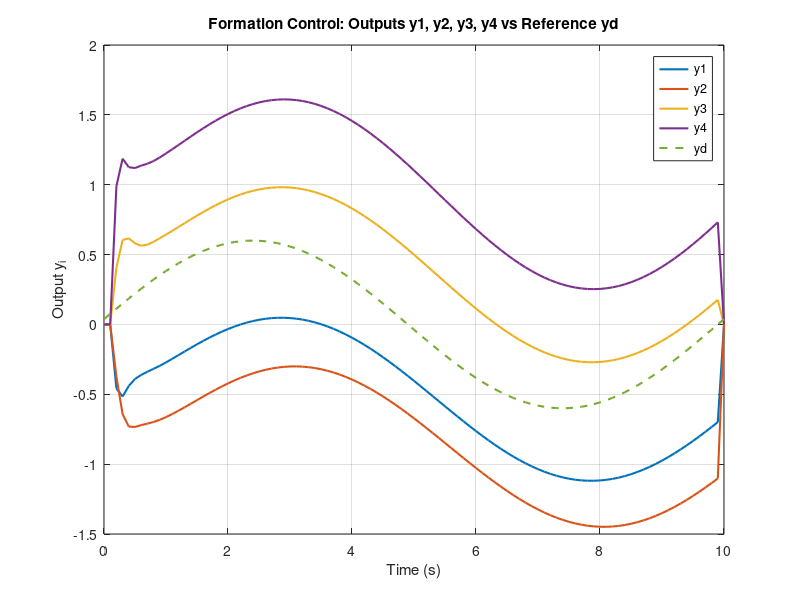

Write MATLAB code to recreate this figure.
clc; clear; close all;

% Parameters tuned for formation control
rho = 40;       % MFA adaptation speed (faster convergence)
eta = 2;        % Phi adaptation speed (faster phi estimation)
lamda = 300;    % MFA regularization (less restrictive)
mu = 80.5;      % Phi update regularization (unchanged)
epsilon = 1e-5; % Stability threshold (unchanged)
alpha = 0.5;    % Integral gain (unchanged)
T = 0.1;        % Sampling time (unchanged)
gamma1 = 0.07;  % Increased SMC weight
gamma2 = 0.07;
gamma3 = 0.1;
gamma4 = 0.1;
beta = 15;      % Stronger SMC gain
sigma = 95;     % SMC regularization (unchanged)
tau = 1e-4;     % Slightly increased for smoother control
nena = 1e-5;    % Unchanged
rT = 1024;      % Unchanged
L = 900;        % Unchanged
m = 100;        % Simulation steps
n = 700;        % Input scaling


% Time vector for plotting
k = 1:m;
t = (k-1) * T;

% Initialize arrays
phi1 = zeros(m+1, 1); phi2 = zeros(m+1, 1); phi3 = zeros(m+1, 1); phi4 = zeros(m+1, 1);
mfa1 = zeros(m+1, 1); mfa2 = zeros(m+1, 1); mfa3 = zeros(m+1, 1); mfa4 = zeros(m+1, 1);
sm1 = zeros(m, 1); sm2 = zeros(m, 1); sm3 = zeros(m, 1); sm4 = zeros(m, 1);
y1 = zeros(m+1, 1); y2 = zeros(m+1, 1); y3 = zeros(m+1, 1); y4 = zeros(m+1, 1);
u1 = zeros(m, 1); u2 = zeros(m, 1); u3 = zeros(m, 1); u4 = zeros(m, 1);
xi1 = zeros(m, 1); xi2 = zeros(m, 1); xi3 = zeros(m, 1); xi4 = zeros(m, 1);
v1 = zeros(m, 1); v2 = zeros(m, 1); v3 = zeros(m, 1); v4 = zeros(m, 1);
s1 = zeros(m, 1); s2 = zeros(m, 1); s3 = zeros(m, 1); s4 = zeros(m, 1);
omega1 = zeros(m, 1); omega2 = zeros(m, 1); omega3 = zeros(m, 1); omega4 = zeros(m, 1);
yd = zeros(m+1, 1);

% Desired signal (Reference trajectory) y0(k)
% for k = 1:m+1
%     yd(k) = 0.5 * sin(k * pi / 25) + 0.2 * cos(k * pi / 10);
% end
for k = 1:m+1
    yd(k) = 0.6 * sin(k * pi / 50);
end


% Main Loop
for k = 1:m-1 % Loop to m-1 to avoid index out of bounds
    % Phi updates
    if k == 1
        phi1(k) = 0.5; phi2(k) = 0.5; phi3(k) = 0.5; phi4(k) = 0.5;
    elseif k == 2
        phi1(k) = phi1(k-1) + (eta * u1(k-1) / (mu + u1(k-1)^2)) * (y1(k) - phi1(k-1)*u1(k-1));
        phi2(k) = phi2(k-1) + (eta * u2(k-1) / (mu + u2(k-1)^2)) * (y2(k) - phi2(k-1)*u2(k-1));
        phi3(k) = phi3(k-1) + (eta * u3(k-1) / (mu + u3(k-1)^2)) * (y3(k) - phi3(k-1)*u3(k-1));
        phi4(k) = phi4(k-1) + (eta * u4(k-1) / (mu + u4(k-1)^2)) * (y4(k) - phi4(k-1)*u4(k-1));
    else
        phi1(k) = phi1(k-1) + (eta * (u1(k-1) - u1(k-2)) / (mu + (u1(k-1) - u1(k-2))^2)) * (y1(k) - y1(k-1) - phi1(k-1) * (u1(k-1) - u1(k-2)));
        phi2(k) = phi2(k-1) + (eta * (u2(k-1) - u2(k-2)) / (mu + (u2(k-1) - u2(k-2))^2)) * (y2(k) - y2(k-1) - phi2(k-1) * (u2(k-1) - u2(k-2)));
        phi3(k) = phi3(k-1) + (eta * (u3(k-1) - u3(k-2)) / (mu + (u3(k-1) - u3(k-2))^2)) * (y3(k) - y3(k-1) - phi3(k-1) * (u3(k-1) - u3(k-2)));
        phi4(k) = phi4(k-1) + (eta * (u4(k-1) - u4(k-2)) / (mu + (u4(k-1) - u4(k-2))^2)) * (y4(k) - y4(k-1) - phi4(k-1) * (u4(k-1) - u4(k-2)));
    end

    % Stability protection
    if k > 2 && (abs(phi1(k)) <= epsilon || abs(u1(k-1) - u1(k-2)) <= epsilon || sign(phi1(k)) ~= sign(phi1(1)))
        phi1(k) = phi1(1);
    end
    if k > 2 && (abs(phi2(k)) <= epsilon || abs(u2(k-1) - u2(k-2)) <= epsilon || sign(phi2(k)) ~= sign(phi2(1)))
        phi2(k) = phi2(1);
    end
    if k > 2 && (abs(phi3(k)) <= epsilon || abs(u3(k-1) - u3(k-2)) <= epsilon || sign(phi3(k)) ~= sign(phi3(1)))
        phi3(k) = phi3(1);
    end
    if k > 2 && (abs(phi4(k)) <= epsilon || abs(u4(k-1) - u4(k-2)) <= epsilon || sign(phi4(k)) ~= sign(phi4(1)))
        phi4(k) = phi4(1);
    end

 

    v1(k) = 2 + 0.1 * sin(k * pi / 50);   % Top agent (above leader)
    v2(k) = 1.6 + 0.1 * sin(k * pi / 50);  % Slightly above leader
    v3(k) = -1.6 - 0.1 * sin(k * pi / 50); % Slightly below leader
    v4(k) = -2 - 0.1 * sin(k * pi / 50);  % Bottom agent (below leader)
    
    
    % Error dynamics
    xi1(k) = yd(k) - 2*y1(k) + y4(k) - v1(k);
    xi2(k) = y1(k) - 2*y2(k) + y3(k) - v2(k);
    xi3(k) = y2(k) + yd(k) - 2*y3(k) - v3(k);
    xi4(k) = y1(k) + y3(k) - 2*y4(k) - v4(k);

    if k == 1
        integral_xi1 = 0;
        integral_xi2 = 0;
        integral_xi3 = 0;
        integral_xi4 = 0;
    else
        integral_xi1 = integral_xi1 + T * xi4(k);
        integral_xi2 = integral_xi2 + T * xi1(k)+xi3(k);
        integral_xi3 = integral_xi3 + T * xi2(k);
        integral_xi4 = integral_xi4 + T * xi1(k)+xi3(k);
    end

    % Sliding surfaces
    if k == 1
        s1(k) = 0; s2(k) = 0; s3(k) = 0; s4(k) = 0;
    else
        s1(k) = xi1(k) + alpha * integral_xi1;
        s2(k) = xi2(k) + alpha * integral_xi2;
        s3(k) = xi3(k) + alpha * integral_xi3;
        s4(k) = xi4(k) + alpha * integral_xi4;
    end

    % MFA updates
    if k == 1
        mfa1(k) = 0; mfa2(k) = 0; mfa3(k) = 0; mfa4(k) = 0;
    else
        mfa1(k) = mfa1(k-1) + (rho * phi1(k)) / (lamda + abs(phi1(k)^2)) * xi1(k);
        mfa2(k) = mfa2(k-1) + (rho * phi2(k)) / (lamda + abs(phi2(k)^2)) * xi2(k);
        mfa3(k) = mfa3(k-1) + (rho * phi3(k)) / (lamda + abs(phi3(k)^2)) * xi3(k);
        mfa4(k) = mfa4(k-1) + (rho * phi4(k)) / (lamda + abs(phi4(k)^2)) * xi4(k);
    end

    % SMC updates
    if k == 1
        sm1(k) = 0; sm2(k) = 0; sm3(k) = 0; sm4(k) = 0;
    else
        sm1(k) = sm1(k-1) + (beta * phi1(k)) / (sigma + (phi1(k))^2) * ...
            ( (xi1(k) + (y4(k) - y4(k-1)) + (yd(k+1) - yd(k)) + ((v1(k)-v1(k-1))-(v4(k)-v4(k-1))) + (v1(k)-v1(k-1))) / (1 + 1) ...
            - (xi1(k) - s1(k)) / ((1+alpha*T) * 2) + tau * sign(s1(k)) );

        sm2(k) = sm2(k-1) + (beta * phi2(k)) / (sigma + (phi2(k))^2) * ...
            ( (xi2(k) + (y1(k) - y1(k-1) + y3(k) - y3(k-1)) + 0*(yd(k+1) - yd(k)) + ((v2(k)-v2(k-1))-(v1(k)-v1(k-1)+v3(k)-v3(k-1))) + 0*(v1(k)-v1(k-1))) / 2 ...
            - (xi2(k) - s2(k)) / ((1+alpha*T) * 2) + tau * sign(s2(k)) );

        sm3(k) = sm3(k-1) + (beta * phi3(k)) / (sigma + (phi3(k))^2) * ...
            ( (xi3(k) + (y2(k) - y2(k-1)) + (yd(k+1) - yd(k)) + ((v3(k)-v3(k-1))-(v2(k)-v2(k-1))) + (v3(k)-v3(k-1))) / (1 + 1) ...
            - (xi3(k) - s3(k)) / ((1+alpha*T) * 2) + tau * sign(s3(k)) );

        sm4(k) = sm4(k-1) + (beta * phi4(k)) / (sigma + (phi4(k))^2) * ...
            ( (xi4(k) + (y1(k) - y1(k-1) + y3(k) - y3(k-1)) + 0*(yd(k+1) - yd(k)) + ((v4(k)-v4(k-1))-(v1(k)-v1(k-1)+v3(k)-v3(k-1))) + 0*(v1(k)-v1(k-1))) / 2 ...
            - (xi4(k) - s4(k)) / ((1+alpha*T) * 2) + tau * sign(s4(k)) );
    end

    % Control signals
    if k == 1
        u1(k) = 0; u2(k) = 0; u3(k) = 0; u4(k) = 0;
    else
        u1(k) = mfa1(k) + gamma1 * sm1(k);
        u2(k) = mfa2(k) + gamma2 * sm2(k);
        u3(k) = mfa3(k) + gamma3 * sm3(k);
        u4(k) = mfa4(k) + gamma4 * sm4(k);
    end

    % System dynamics (zero disturbances assumed)
    if k == 1
        y1(k) = 0; y2(k) = 0; y3(k) = 0; y4(k) = 0;
    end
% Balanced system dynamics (more symmetric formation response)
y1(k+1) = 0.15 * y1(k) + (n / (rT * 0.2)) * u1(k);  % Slightly slower than before
y2(k+1) = 0.15 * y2(k) + (n / (rT * 0.2)) * u2(k);  % Equal inertia to y1
y3(k+1) = 0.18 * y3(k) + (n / (rT * 0.2))  * u3(k);  % Keep above yd, but reduce overshoot
y4(k+1) = 0.18 * y4(k) + (n / (rT * 0.1)) * u4(k);  % Reduce aggressiveness

    
end

% Time vector for plotting (from 0 to m*T)
t_plot = (0:m) * T;

% Plot y1, y2, y3, y4 over time
figure;
plot(t_plot, y1, 'LineWidth', 1.5); hold on;
plot(t_plot, y2, 'LineWidth', 1.5);
plot(t_plot, y3, 'LineWidth', 1.5);
plot(t_plot, y4, 'LineWidth', 1.5);
plot(t_plot, yd, 'LineWidth', 1.5, 'LineStyle', '--');
xlabel('Time (s)');
ylabel('Output y_i');
legend('y1', 'y2', 'y3', 'y4', 'yd');
title('Formation Control: Outputs y1, y2, y3, y4 vs Reference yd');
grid on;

% % Plot tracking errors
% figure;
% plot(t(1:m), xi1, 'LineWidth', 1.5); hold on;
% plot(t(1:m), xi2, 'LineWidth', 1.5);
% plot(t(1:m), xi3, 'LineWidth', 1.5);
% plot(t(1:m), xi4, 'LineWidth', 1.5);
% plot(t(1:m), v1, 'LineWidth', 1.5, 'LineStyle', '--');
% plot(t(1:m), v2, 'LineWidth', 1.5, 'LineStyle', '--');
% plot(t(1:m), v3, 'LineWidth', 1.5, 'LineStyle', '--');
% plot(t(1:m), v4, 'LineWidth', 1.5, 'LineStyle', '--');
% xlabel('Time (s)');
% ylabel('Tracking Errors xi_i and Desired Deviations v_i');
% legend('xi1', 'xi2', 'xi3', 'xi4', 'v1', 'v2', 'v3', 'v4');
% title('Tracking Errors vs Desired Deviations');
% grid on;